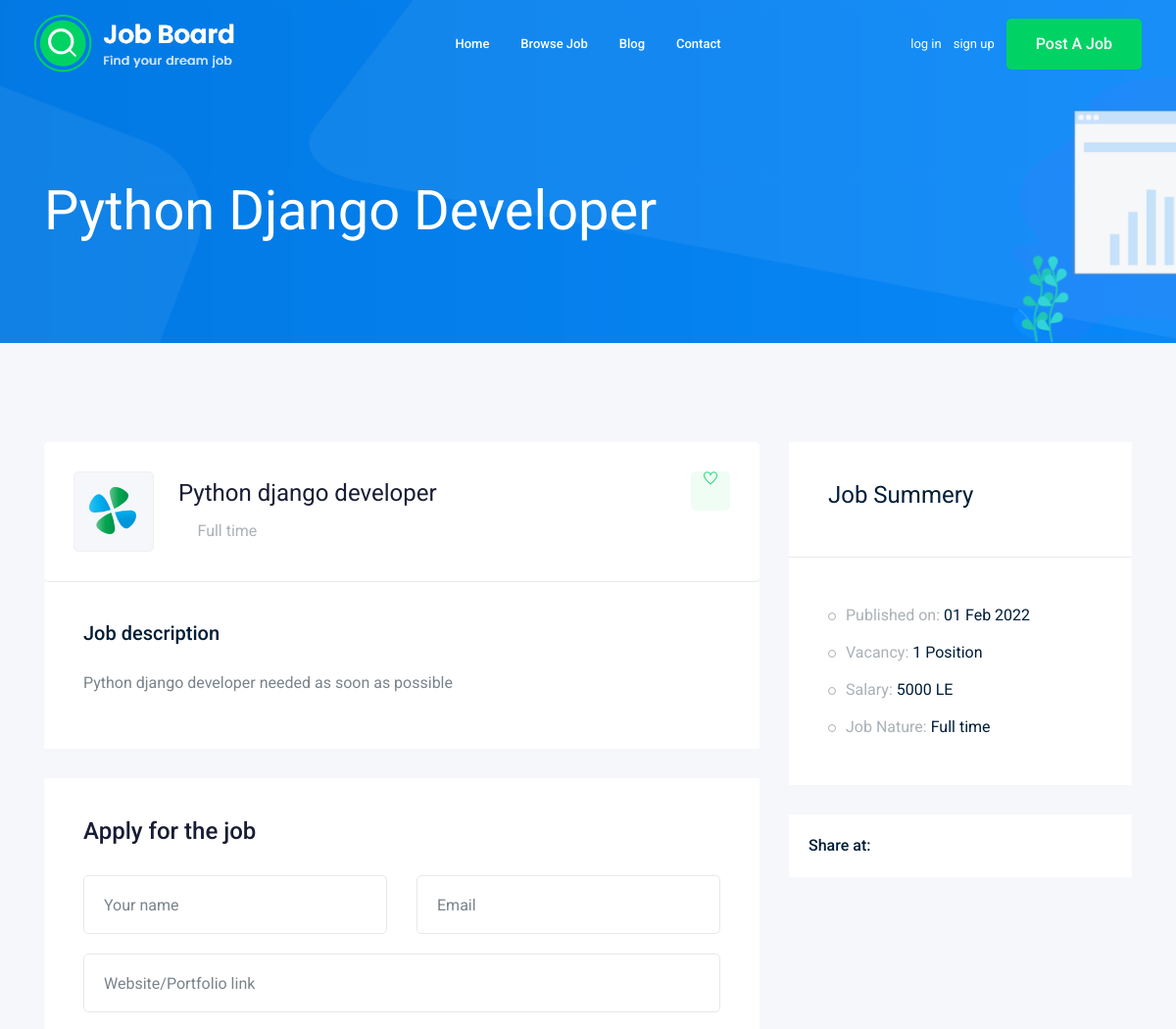
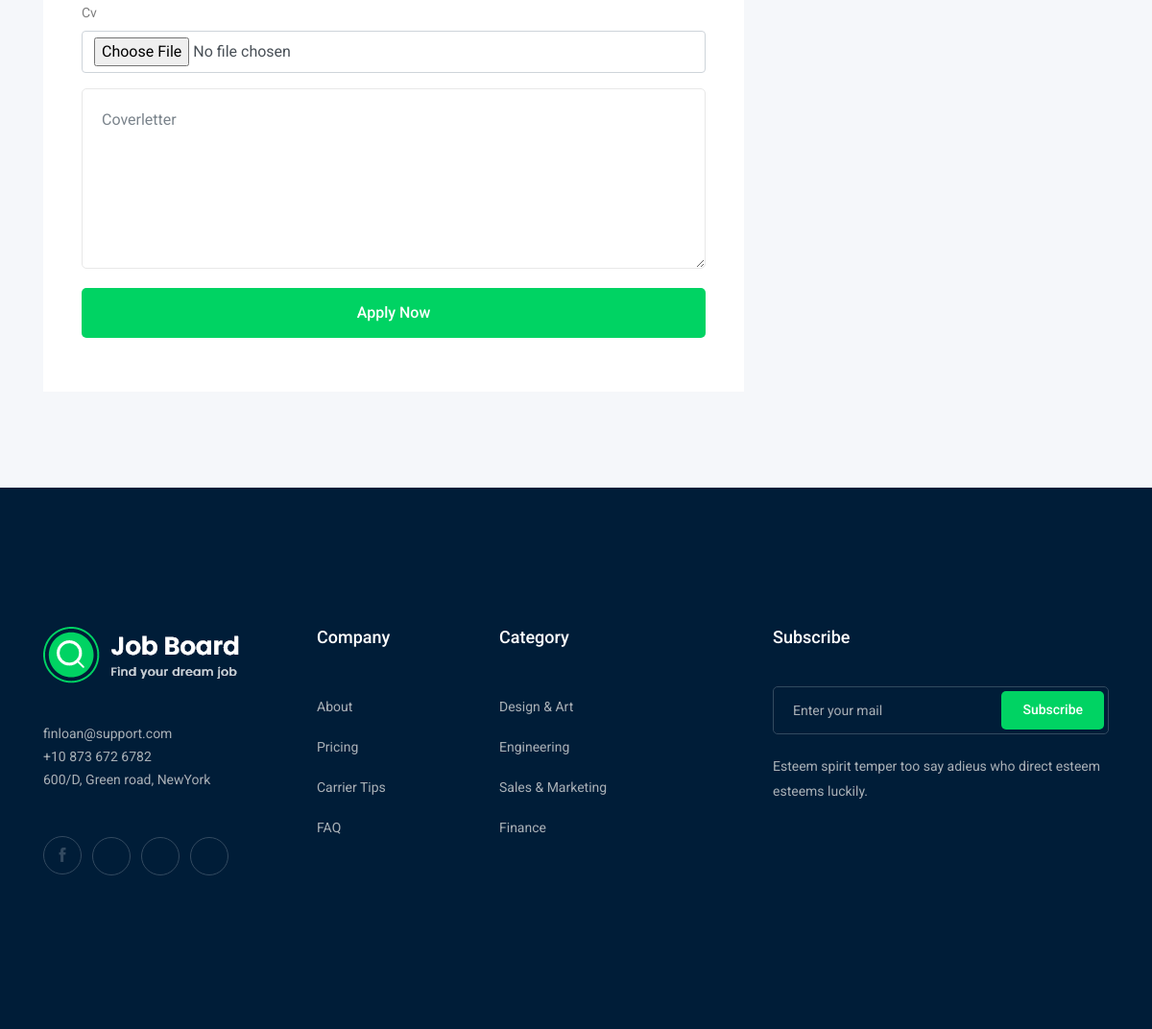
Page /job-details/python-django-developer on the committed database (2 pictures, top to bottom).
### job/models.py (models this page shows, shortened)
class job(models.Model):
    user = models.ForeignKey(User, on_delete=models.CASCADE)
    title = models.CharField(max_length=50)
    job_type_choices = (
        ('Full time', 'Full time'),
        ('Part time', 'Part time')
    )
    job_type = models.CharField(max_length=15, choices=job_type_choices)
    description = models.TextField(max_length=500)
    publish_at = models.DateTimeField(auto_now=True)
    salary = models.IntegerField(default=1200)
    vacancy = models.IntegerField(default= 1)
    experince = models.IntegerField(default= 0)
    categorie = models.ForeignKey("categorie", on_delete=models.CASCADE)
    image = models.ImageField( upload_to= image_upload, height_field=None, width_field=None, max_length=None)
    slug = models.SlugField(null=True,blank=True,unique=True)

### job/views.py (the view)
# urls.py: path('job-details/<slug:slug>',views.job_details,name='job-details'),
def job_details(request,slug):
    job_detail = job.objects.get(slug=slug)
    if  request.user.is_authenticated :
        if request.method == 'POST':
            apply_form = apply(request.POST,request.FILES)
            if apply_form.is_valid():
                myform = apply_form.save(commit=False)
                myform.job =job_detail
                myform.save()
                return redirect('/')
        else:
            apply_form = apply()
    else:
        if request.method == 'POST':
            apply_form = apply(request.POST,request.FILES)
            if apply_form.is_valid():
                myform = apply_form.save(commit=False)
                myform.job =job_detail
                myform.save()
                return redirect('/')
        else:
            apply_form = apply()
    context = {'job': job_detail,'apply_form':apply_form}
    return render(request,'job/job_details.html',context=context)

### job/form.py
class apply(forms.ModelForm,forms.Form):
    class Meta:
        model = apply_job
        fields = [
            'name',
            'email',
            'website',
            'cv',
            'coverletter',
         ]
        widgets = {
            'name' : forms.TextInput(attrs={'type':"text" ,'placeholder':"Your name"}),
            'email': forms.EmailInput(attrs={'type':"text" ,'placeholder':"Email"}),
            'website' : forms.URLInput(attrs={'type':"text" ,'placeholder':"Website/Portfolio link"}),
            'coverletter': forms.Textarea(attrs={"name":"#",' id':"" ,"cols":"30" ,"rows":"10" ,"placeholder":"Coverletter"})
        }

### templates/job/job_details.html (shortened to what this page needs)
{% extends 'base/base.html' %}
{% load bootstrap4 %}
    {% block body %}
    <div class="bradcam_area bradcam_bg_1">
        <div class="container">
            <div class="row">
                <div class="col-xl-12">
                    <div class="bradcam_text">
                        <h3>{{job.title}}</h3>
                    </div>
                </div>
            </div>
        </div>
    </div>
    <div class="job_details_area">
        <div class="container">
            <div class="row">
                <div class="col-lg-8">
                    <div class="job_details_header">
                        <div class="single_jobs white-bg d-flex justify-content-between">
                            <div class="jobs_left d-flex align-items-center">
                                <div class="thumb">
                                    <img src="img/svg_icon/1.svg" alt="">
                                </div>
                                <div class="jobs_conetent">
                                    <a href="#"><h4>{{job.title}}</h4></a>
                                    <div class="links_locat d-flex align-items-center">
                                        <div class="location">
                                            <p> <i class="fa fa-clock-o"></i>{{job.job_type}}</p>
                                        </div>
                                    </div>
                                </div>
                            </div>
                            <div class="jobs_right">
                                <div class="apply_now">
                                    <a class="heart_mark" href="#"> <i class="ti-heart"></i> </a>
                                </div>
                            </div>
                        </div>
                    </div>
                    <div class="descript_wrap white-bg">
                        <div class="single_wrap">
                            <h4>Job description</h4>
                            <p>{{job.description}}</p>
                        </div>
                    </div>
                    <div class="apply_job_form white-bg">
                        <h4>Apply for the job</h4>
                        <form enctype="multipart/form-data" method="POST">
                            <div class="row">
                                <div class="col-md-6">
                                    <div class="input_field">
                                        {{apply_form.name}}
                                    </div>
                                </div>
                                <div class="col-md-6">
                                    <div class="input_field">
                                        {{apply_form.email}}
                                    </div>
                                </div>
                                <div class="col-md-12">
                                    <div class="input_field">
                                        {{apply_form.website}}
                                    </div>
                                </div>
                                <div class="col-md-12">
                                          {% bootstrap_field apply_form.cv %}
                                </div>
                                <div class="col-md-12">
                                    <div class="input_field">
                                        {{apply_form.coverletter}}
                                    </div>
                                </div>
                                <div class="col-md-12">
                                    <div class="submit_btn">
                                        <button class="boxed-btn3 w-100" type="submit">Apply Now</button>
                                    </div>
                                </div>
                            </div>
                        </form>
                    </div>
                </div>
                <div class="col-lg-4">
                    <div class="job_sumary">
                        <div class="summery_header">
                            <h3>Job Summery</h3>
                        </div>
                        <div class="job_content">
                            <ul>
                                <li>Published on: <span>{{job.publish_at|date:"d M Y"}}</span></li>
                                <li>Vacancy: <span>{{job.vacancy}} Position</span></li>
                                <li>Salary: <span>{{job.salary}} LE</span></li>
                                <li>Job Nature: <span> {{job.job_type}}</span></li>
                            </ul>
                        </div>
                    </div>
                    <div class="share_wrap d-flex">
                        <span>Share at:</span>
                        <ul>
                            <li><a href="#"> <i class="fa fa-facebook"></i></a> </li>
                            <li><a href="#"> <i class="fa fa-google-plus"></i></a> </li>
                            <li><a href="#"> <i class="fa fa-twitter"></i></a> </li>
                            <li><a href="#"> <i class="fa fa-envelope"></i></a> </li>
                        </ul>
                    </div>
                    </div>
                </div>
            </div>
        </div>
    {% endblock body %}

### rows in the picture
job: title "Python Django Developer", title "Python django developer", job_type "Full time", description "Python django developer needed as soon as possible", publish_at "01 Feb 2022", vacancy "1", salary "5000"
